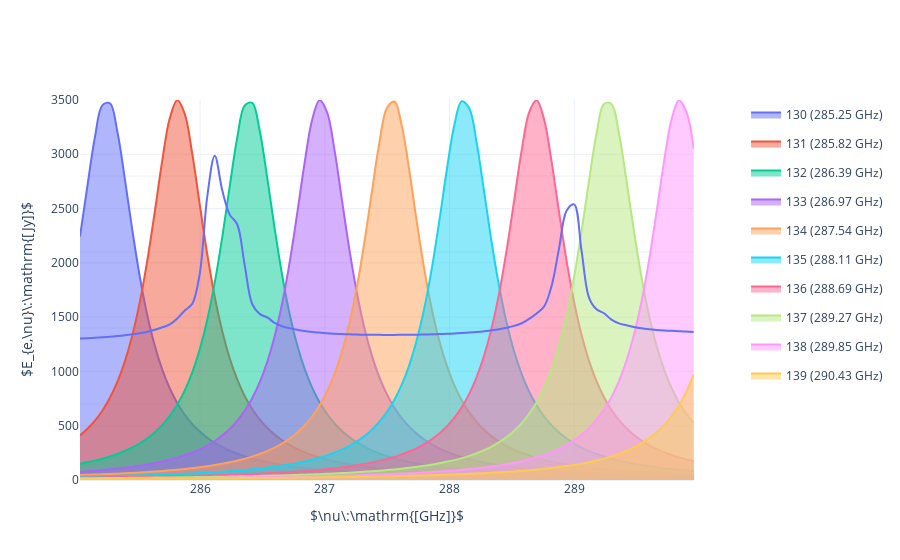

The notebook cell saved with this chart:
### Markdown cell above
For the channels where the atmospheric loading is reasonably constant over the bandwidth this approximation is fine, however when the spectral flux density peaks to twice it's local background level the box filters are obviously a poor approximation for reality. The atmospheric loading is averaged over the bandwidth before being multiplied with it in the current version of `deshima-sensitivity`, in essence integrating it over the box filter. However, this crude approximation clearly fails when looking at the actual Lorentzian filters.

### Code cell
#hide_input

# Model profile
F_vect = cauchy.pdf(nu[np.newaxis].T,F_center,F_center/R/2)*F_center/R/2*np.pi
F = F_vect.T

df_bins = pd.DataFrame(F.T)
df_bins.columns = F_name
df_bins['nu']=nu
df_bins = df_bins.set_index('nu')

# Plot

filter_plot(df_P.iloc[start_nu:stop_nu,0],df_bins.iloc[start_nu:stop_nu,start_bin:stop_bin])
